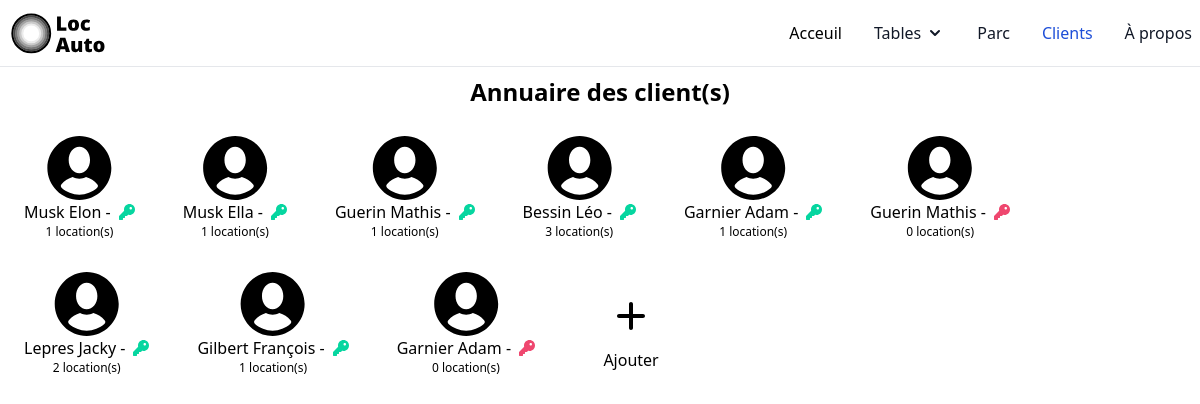
Screenshot of /views/Client/index.php with the database file from the repository.
### tables this page shows
CREATE TABLE `Client` (
  `id_client` int(11) NOT NULL,
  `nom` varchar(50) NOT NULL,
  `prenom` varchar(50) NOT NULL,
  `adresse` varchar(50) NOT NULL,
  `id_type_client` int(11) NOT NULL
);

### phpFiles/tools/biblio.php (called while the page is built, shortened)
<?php
function connexionDatabase(): mysqli
{
    return new mysqli(SERVEUR, LOGIN, MDP, BD);
}
?>

### phpFiles/DAO/ClientDao.php (called while the page is built, shortened)
<?php
require_once "../../phpFiles/classes/ClientClass.php";
require_once "../../phpFiles/DAO/Type_clientDao.php";
require_once "../../phpFiles/DAO/LocationDao.php";
require_once "../../phpFiles/tools/biblio.php";
class ClientDao
{
    private static ClientDao $instance;
    private $connexion;
    private function __construct()
    {
        $this->connexion = connexionDatabase();
    }
    public static function getInstance(): ClientDao
    {
        if (!isset(self::$instance)) {
            self::$instance = new ClientDao();
        }
        return self::$instance;
    }
    public function dictToObj($data): ClientClass
    {
        $DaoType_client = Type_clientDao::getInstance();
        $type_client = $DaoType_client->getObjById($data->id_type_client);
        return new ClientClass(
            $data->id_client,
            $data->nom,
            $data->prenom,
            $data->adresse,
            $type_client
        );
    }
    public function getObjById($id): ?ClientClass
    {
        $request = "SELECT * FROM Client WHERE id_client=$id";
        $request_result = mysqli_query($this->connexion, $request);
        $data = mysqli_fetch_object($request_result);
        if ($data != null) {
            return $this->dictToObj($data);
        } else {
            return null;
        }
    }
    public function getAllObj(): array
    {
        $allObj = array();
        $request = "SELECT * FROM Client";
        $request_result = mysqli_query($this->connexion, $request);
        while ($data = mysqli_fetch_object($request_result)) {
            $allObj[] = $this->dictToObj($data);
        }
        return $allObj;
    }
}
?>

### phpFiles/DAO/Type_clientDao.php (called while the page is built, shortened)
<?php
require_once "../../phpFiles/tools/biblio.php";
class Type_clientDao
{
    private static Type_clientDao $instance;
    private $connexion;
    private function __construct()
    {
        $this->connexion = connexionDatabase();
    }
    public static function getInstance(): Type_clientDao
    {
        if (!isset(self::$instance)) {
            self::$instance = new Type_clientDao();
        }
        return self::$instance;
    }
    public function dictToObj($data): Type_clientClass
    {
        return new Type_clientClass($data->id_type_client, $data->libelle);
    }
    public function getObjById($id): ?Type_clientClass
    {
        $request = "SELECT * FROM Type_client WHERE id_type_client=$id";
        $request_result = mysqli_query($this->connexion, $request);
        $data = mysqli_fetch_object($request_result);
        if ($data != null) {
            return $this->dictToObj($data);
        } else {
            return null;
        }
    }
}
?>

### phpFiles/classes/ClientClass.php (called while the page is built, shortened)
<?php
class ClientClass
{
    private ?int $id;
    private ?string $nom;
    private ?string $prenom;
    public function __construct($id, $nom, $prenom, $adresse, $type_client)
    {
        $this->id = $id;
        $this->prenom = $prenom;
        $this->nom = $nom;
    }
    public function getId(): int
    {
        return $this->id;
    }
    public function getPrenom(): string
    {
        return $this->prenom;
    }
    public function getNom(): string
    {
        return $this->nom;
    }
}

### phpFiles/DAO/LocationDao.php (called while the page is built, shortened)
<?php
require_once "../../phpFiles/DAO/VoitureDao.php";
require_once "../../phpFiles/DAO/ClientDao.php";
require_once "../../phpFiles/DAO/OptionDao.php";
require_once "../../phpFiles/tools/biblio.php";
class LocationDao
{
    private static LocationDao $instance;
    private $connexion;
    private function __construct()
    {
        $this->connexion = connexionDatabase();
    }
    public static function getInstance(): LocationDao
    {
        if (!isset(self::$instance)) {
            self::$instance = new LocationDao();
        }
        return self::$instance;
    }
    public function dictToObj($data): LocationClass
    {
        $DaoVoiture = VoitureDao::getInstance();
        $DaoClient = ClientDao::getInstance();
        $DaoOption = OptionDao::getInstance();
        $request_opt =
            "SELECT * FROM Choix_options WHERE id_location=" .
            $data->id_location;
        $request_result_opt = mysqli_query($this->connexion, $request_opt);
        $option = [];
        while ($ligne_opt = mysqli_fetch_object($request_result_opt)) {
            $option[] = $DaoOption->getObjById($ligne_opt->id_option);
        }
        $voiture = $DaoVoiture->getObjById($data->id_voiture);
        $client = $DaoClient->getObjById($data->id_client);
        return new LocationClass(
            $data->id_location,
            $data->date_debut,
            $data->date_fin,
            $data->compteur_debut,
            $data->compteur_fin,
            $voiture,
            $client,
            $option
        );
    }
    public function getAllObjByIdClient($clientId): array
    {
        $allObj = array();
        $request = "SELECT * FROM Location WHERE id_client=" . $clientId;
        $request_result = mysqli_query($this->connexion, $request);
        while ($data = mysqli_fetch_object($request_result)) {
            $allObj[] = $this->dictToObj($data);
        }
        return $allObj;
    }
}
?>

### phpFiles/DAO/VoitureDao.php (called while the page is built, shortened)
<?php
require_once "../../phpFiles/DAO/LocationDao.php";
require_once "../../phpFiles/DAO/ModeleDao.php";
require_once "../../phpFiles/tools/biblio.php";
class VoitureDao
{
    private static VoitureDAO $instance;
    private mysqli $connexion;
    private function __construct()
    {
        $this->connexion = connexionDatabase();
    }
    public static function getInstance(): VoitureDao
    {
        if (!isset(self::$instance)) {
            self::$instance = new VoitureDao();
        }
        return self::$instance;
    }
    public function dictToObj($data): VoitureClass
    {
        $DaoModele = ModeleDao::getInstance();
        $modele = $DaoModele->getObjById($data->id_modele);
        return new VoitureClass(
            $data->immatriculation,
            $data->compteur,
            $modele
        );
    }
    public function getObjById($id): ?VoitureClass
    {
        $request = "SELECT * FROM Voiture WHERE immatriculation='$id'";
        $request_result = mysqli_query($this->connexion, $request);
        $data = mysqli_fetch_object($request_result);
        if ($data != null) {
            return $this->dictToObj($data);
        } else {
            return null;
        }
    }
}
?>

### phpFiles/DAO/OptionDao.php (called while the page is built, shortened)
<?php
require_once "../../phpFiles/tools/biblio.php";
class OptionDao
{
    private static OptionDao $instance;
    private mysqli $connexion;
    private function __construct()
    {
        $this->connexion = connexionDatabase();
    }
    public static function getInstance(): OptionDao
    {
        if (!isset(self::$instance)) {
            self::$instance = new OptionDao();
        }
        return self::$instance;
    }
    public function dictToObj($data): OptionClass
    {
        return new OptionClass($data->id_option, $data->libelle, $data->prix);
    }
    public function getObjById($id): ?OptionClass
    {
        $request = "SELECT * FROM Option WHERE id_option=$id";
        $request_result = mysqli_query($this->connexion, $request);
        $data = mysqli_fetch_object($request_result);
        if ($data != null) {
            return $this->dictToObj($data);
        } else {
            return null;
        }
    }
}
?>

### phpFiles/DAO/ModeleDao.php (called while the page is built, shortened)
<?php
require_once "../../phpFiles/DAO/MarqueDao.php";
require_once "../../phpFiles/DAO/CategorieDao.php";
require_once "../../phpFiles/tools/biblio.php";
class ModeleDao
{
    private static ModeleDao $instance;
    private $connexion;
    private function __construct()
    {
        $this->connexion = connexionDatabase();
    }
    public static function getInstance(): ModeleDao
    {
        if (!isset(self::$instance)) {
            self::$instance = new ModeleDao();
        }
        return self::$instance;
    }
    public function dictToObj($data): ModeleClass
    {
        $DaoMarque = MarqueDao::getInstance();
        $DaoCategorie = CategorieDao::getInstance();
        $marque = $DaoMarque->getObjById($data->id_marque);
        $categorie = $DaoCategorie->getObjById($data->id_categorie);
        return new ModeleClass(
            $data->id_modele,
            $data->libelle,
            $data->image,
            $marque,
            $categorie
        );
    }
    public function getObjById($id): ?ModeleClass
    {
        $request = "SELECT * FROM Modele WHERE id_modele=$id";
        $request_result = mysqli_query($this->connexion, $request);
        $data = mysqli_fetch_object($request_result);
        if ($data != null) {
            return $this->dictToObj($data);
        } else {
            return null;
        }
    }
}
?>

### phpFiles/DAO/MarqueDao.php (called while the page is built, shortened)
<?php
require_once "../../phpFiles/tools/biblio.php";
class MarqueDao
{
    private static MarqueDao $instance;
    private $connexion;
    private function __construct()
    {
        $this->connexion = connexionDatabase();
    }
    public static function getInstance(): MarqueDao
    {
        if (!isset(self::$instance)) {
            self::$instance = new MarqueDao();
        }
        return self::$instance;
    }
    public function dictToObj($data): MarqueClass
    {
        return new MarqueClass($data->id_marque, $data->libelle);
    }
    public function getObjById($id): ?MarqueClass
    {
        $request = "SELECT * FROM Marque WHERE id_marque=$id";
        $request_result = mysqli_query($this->connexion, $request);
        $data = mysqli_fetch_object($request_result);
        if ($data != null) {
            return $this->dictToObj($data);
        } else {
            return null;
        }
    }
}
?>

### phpFiles/DAO/CategorieDao.php (called while the page is built, shortened)
<?php
require_once "../../phpFiles/tools/biblio.php";
class CategorieDao
{
    private static CategorieDao $instance;
    private $connexion;
    private function __construct()
    {
        $this->connexion = connexionDatabase();
    }
    public static function getInstance(): CategorieDao
    {
        if (!isset(self::$instance)) {
            self::$instance = new CategorieDao();
        }
        return self::$instance;
    }
    public function dictToObj($data): CategorieClass
    {
        return new CategorieClass(
            $data->id_categorie,
            $data->libelle,
            $data->prix
        );
    }
    public function getObjById($id): ?CategorieClass
    {
        $request = "SELECT * FROM Categorie WHERE id_categorie='$id'";
        $request_result = mysqli_query($this->connexion, $request);
        $data = mysqli_fetch_object($request_result);
        if ($data != null) {
            return $this->dictToObj($data);
        } else {
            return null;
        }
    }
}
?>

### views/Client/index.php (the view, shortened to what this page needs)
<?php
include "../../phpFiles/DAO/ClientDao.php";
include "../../phpFiles/widgets/html-part.php";
$DaoLocation = LocationDao::getInstance();
$DaoClient = ClientDao::getInstance();
$allClient = $DaoClient->getAllObj();
$clientWithLoc = $DaoClient->getAllIdWithLocation();
?>
    <h1 class="font font-bold text-gre-900 text-2xl py-3 flex justify-center">Annuaire des client(s)</h1>
    <div class="flex flex-wrap flex-row z-10">
        <?php foreach ($allClient as $client) {
            if (in_array($client->getId(), $clientWithLoc)) {
                $color = "#06D6A0";
                $locations = $DaoLocation->getAllObjByIdClient(
                    $client->getId()
                );
            } else {
                $color = "#EF476F";
                $locations = [];
            }
            echo '<button onclick="location.href=' .
                "'../Details/client.php?id=" .
                $client->getId() .
                "'" .
                '">';
            echo '<div class="px-6 py-4 flex flex-col hover:scale-110">
                <div class="flex flex-col">
                                <svg xmlns="http://www.w3.org/2000/svg" height="64px" version="1.1" viewBox="0 0 24 24" xml:space="preserve"><g id="info"/><g id="icons"><path d="M12,0C5.4,0,0,5.4,0,12c0,6.6,5.4,12,12,12s12-5.4,12-12C24,5.4,18.6,0,12,0z M12,4c2.2,0,4,2.2,4,5s-1.8,5-4,5   s-4-2.2-4-5S9.8,4,12,4z M18.6,19.5C16.9,21,14.5,22,12,22s-4.9-1-6.6-2.5c-0.4-0.4-0.5-1-0.1-1.4c1.1-1.3,2.6-2.2,4.2-2.7   c0.8,0.4,1.6,0.6,2.5,0.6s1.7-0.2,2.5-0.6c1.7,0.5,3.1,1.4,4.2,2.7C19.1,18.5,19.1,19.1,18.6,19.5z" id="user2"/></g></svg>
                    <div class="flex flex-row">
                <div class="flex flex-row z-[-1] align-middle justify-center">
                <p class="pr-2">' .
                $client->getNom() .
                " " .
                $client->getPrenom() .
                ' - </p>
                <svg xmlns="http://www.w3.org/2000/svg" width="16px" viewBox="0 0 512 512"><path d="M336 0c-97.2 0-176 78.8-176 176c0 14.71 2.004 28.93 5.406 42.59l-156 156C3.371 380.6 0 388.8 0 397.3V496C0 504.8 7.164 512 16 512l96 0c8.836 0 16-7.164 16-16v-48h48c8.836 0 16-7.164 16-16v-48h57.37c4.242 0 8.312-1.688 11.31-4.688l32.72-32.72C307.1 349.1 321.3 351.1 336 351.1c97.2 0 176-78.8 176-176S433.2 0 336 0zM376 176c-22.09 0-40-17.91-40-40S353.9 96 376 96S416 113.9 416 136S398.1 176 376 176z" fill="' .
                $color .
                '"/></svg>
                    </div>
                </div>
                <p class="text-xs">' .
                sizeof($locations) .
                '  location(s)</p>
                </div>
                </button>';
        } ?>
        <button onclick="location.href='../Insert/clients.php'">
            <?= '<div class="px-2 py-3 flex flex-col hover:cursor-pointer mt-6 hover:scale-110">
                <svg xmlns="http://www.w3.org/2000/svg" height="32px" id="Layer_1"  version="1.1" viewBox="0 0 32 32" width="128px" xml:space="preserve"><path d="M28,14H18V4c0-1.104-0.896-2-2-2s-2,0.896-2,2v10H4c-1.104,0-2,0.896-2,2s0.896,2,2,2h10v10c0,1.104,0.896,2,2,2  s2-0.896,2-2V18h10c1.104,0,2-0.896,2-2S29.104,14,28,14z"/></svg>
                <div class="flex flex-row z-[-1] align-middle justify-center">
                <p class="mt-4"> Ajouter </p>
                </div>
            </div>' ?>
        </button>
    </div>

### rows the page displays
client: nom "Musk", prenom "Elon", sizeof($locations) "1"
client: nom "Musk", prenom "Ella", sizeof($locations) "1"
client: nom "Guerin", prenom "Mathis", sizeof($locations) "1"
client: nom "Bessin", prenom "Léo", sizeof($locations) "3"
client: nom "Garnier", prenom "Adam", sizeof($locations) "1"
client: nom "Guerin", prenom "Mathis", sizeof($locations) "0"
client: nom "Lepres", prenom "Jacky", sizeof($locations) "2"
client: nom "Gilbert", prenom "François", sizeof($locations) "1"
client: nom "Garnier", prenom "Adam", sizeof($locations) "0"
